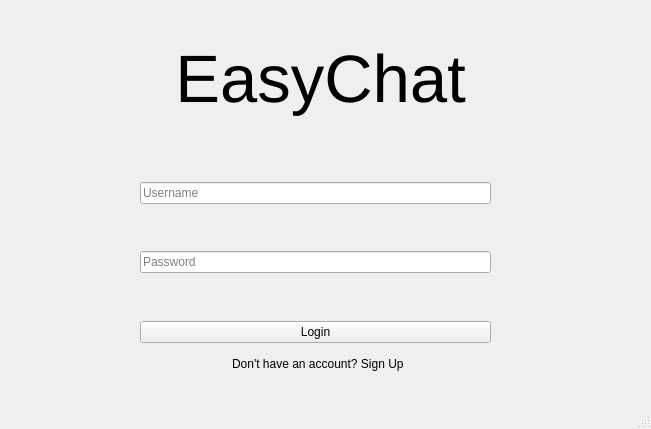
<?xml version="1.0" encoding="UTF-8"?>
<ui version="4.0">
 <class>login_window</class>
 <widget class="QMainWindow" name="login_window">
  <property name="geometry">
   <rect>
    <x>0</x>
    <y>0</y>
    <width>651</width>
    <height>429</height>
   </rect>
  </property>
  <property name="windowTitle">
   <string>Login</string>
  </property>
  <widget class="QWidget" name="centralwidget">
   <widget class="QWidget" name="title_widget">
    <property name="geometry">
     <rect>
      <x>90</x>
      <y>40</y>
      <width>461</width>
      <height>78</height>
     </rect>
    </property>
    <layout class="QHBoxLayout" name="Loginwindow_Group_Title">
     <item>
      <spacer name="horizontalSpacer">
       <property name="orientation">
        <enum>Qt::Horizontal</enum>
       </property>
       <property name="sizeHint" stdset="0">
        <size>
         <width>15</width>
         <height>17</height>
        </size>
       </property>
      </spacer>
     </item>
     <item>
      <widget class="QLabel" name="loginwindow_Title">
       <property name="font">
        <font>
         <pointsize>50</pointsize>
        </font>
       </property>
       <property name="text">
        <string>EasyChat</string>
       </property>
       <property name="alignment">
        <set>Qt::AlignCenter</set>
       </property>
      </widget>
     </item>
     <item>
      <spacer name="horizontalSpacer_2">
       <property name="orientation">
        <enum>Qt::Horizontal</enum>
       </property>
       <property name="sizeHint" stdset="0">
        <size>
         <width>15</width>
         <height>17</height>
        </size>
       </property>
      </spacer>
     </item>
    </layout>
   </widget>
   <widget class="QWidget" name="login_form_widget">
    <property name="geometry">
     <rect>
      <x>140</x>
      <y>140</y>
      <width>351</width>
      <height>203</height>
     </rect>
    </property>
    <layout class="QVBoxLayout" name="Loginwindow_Group_Login">
     <item>
      <spacer name="verticalSpacer1">
       <property name="orientation">
        <enum>Qt::Vertical</enum>
       </property>
       <property name="sizeHint" stdset="0">
        <size>
         <width>20</width>
         <height>20</height>
        </size>
       </property>
      </spacer>
     </item>
     <item>
      <widget class="QLineEdit" name="loginwindow_username_input">
       <property name="placeholderText">
        <string>Username</string>
       </property>
      </widget>
     </item>
     <item>
      <spacer name="verticalSpacer2">
       <property name="orientation">
        <enum>Qt::Vertical</enum>
       </property>
       <property name="sizeHint" stdset="0">
        <size>
         <width>20</width>
         <height>20</height>
        </size>
       </property>
      </spacer>
     </item>
     <item>
      <widget class="QLineEdit" name="loginwindow_userpassword_input">
       <property name="echoMode">
        <enum>QLineEdit::Password</enum>
       </property>
       <property name="placeholderText">
        <string>Password</string>
       </property>
      </widget>
     </item>
     <item>
      <spacer name="verticalSpacer3">
       <property name="orientation">
        <enum>Qt::Vertical</enum>
       </property>
       <property name="sizeHint" stdset="0">
        <size>
         <width>20</width>
         <height>20</height>
        </size>
       </property>
      </spacer>
     </item>
     <item>
      <widget class="QPushButton" name="loginwindow_login_button">
       <property name="text">
        <string>Login</string>
       </property>
      </widget>
     </item>
    </layout>
   </widget>
   <widget class="QWidget" name="signup_widget">
    <property name="geometry">
     <rect>
      <x>190</x>
      <y>350</y>
      <width>256</width>
      <height>27</height>
     </rect>
    </property>
    <layout class="QHBoxLayout" name="Loginwindow_Group_Signup">
     <item>
      <spacer name="horizontalSpacer3">
       <property name="orientation">
        <enum>Qt::Horizontal</enum>
       </property>
       <property name="sizeHint" stdset="0">
        <size>
         <width>110</width>
         <height>20</height>
        </size>
       </property>
      </spacer>
     </item>
     <item>
      <widget class="QLabel" name="signup_label">
       <property name="text">
        <string>Don't have an account? Sign Up</string>
       </property>
      </widget>
     </item>
     <item>
      <spacer name="horizontalSpacer4">
       <property name="orientation">
        <enum>Qt::Horizontal</enum>
       </property>
       <property name="sizeHint" stdset="0">
        <size>
         <width>110</width>
         <height>20</height>
        </size>
       </property>
      </spacer>
     </item>
    </layout>
   </widget>
  </widget>
  <widget class="QMenuBar" name="menubar">
   <property name="geometry">
    <rect>
     <x>0</x>
     <y>0</y>
     <width>651</width>
     <height>22</height>
    </rect>
   </property>
  </widget>
  <widget class="QStatusBar" name="statusbar"/>
 </widget>
 <resources/>
 <connections/>
</ui>
